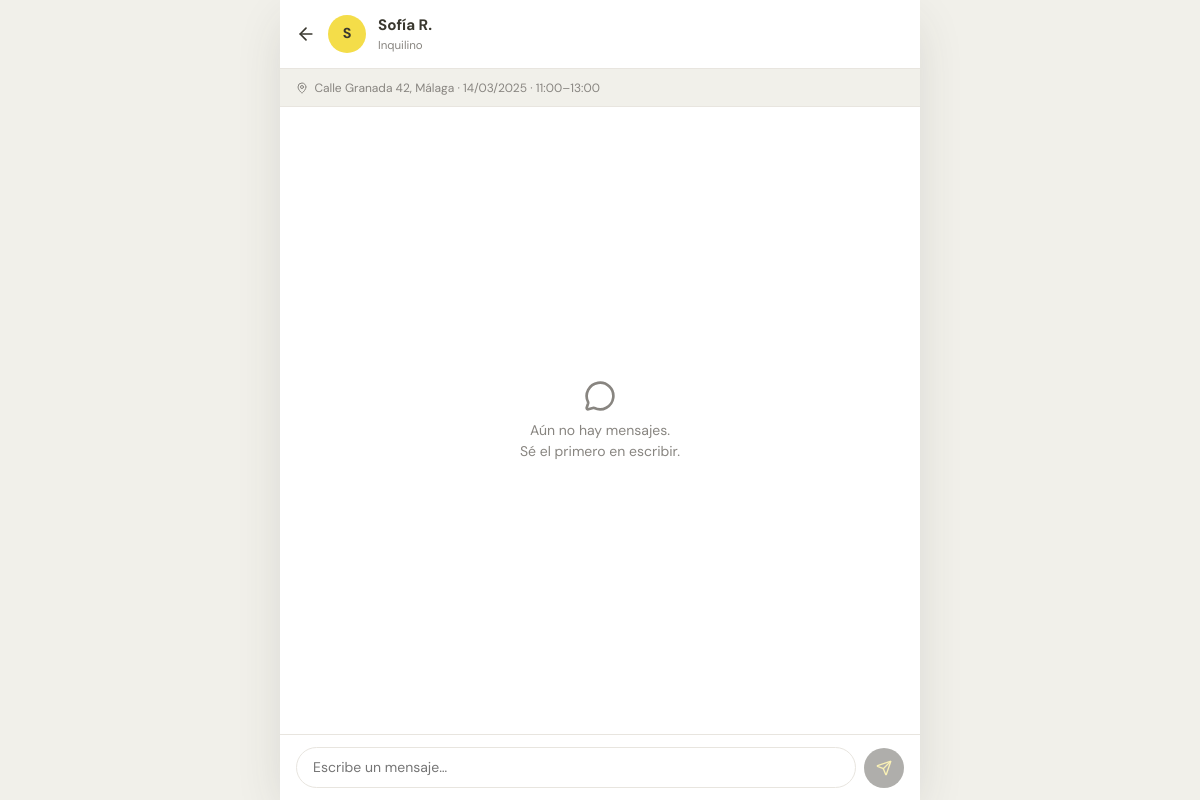
Page /backend/chat/chat.php?id_reserva=5 (signed in) on the committed database.
### tables this page shows
CREATE TABLE RESERVA (
    ID_reserva   INT           AUTO_INCREMENT PRIMARY KEY,
    DNI          VARCHAR(20),
    ID_plaza     INT,
    Precio       DECIMAL(10,2),
    Duracion     INT,
    Hora_entrada TIME,
    Hora_salida  TIME,
    Fecha        DATE,
    Estado       ENUM('pendiente','confirmada','cancelada') NOT NULL DEFAULT 'pendiente',
    CONSTRAINT fk_reserva_usuario
        FOREIGN KEY (DNI)      REFERENCES USUARIO(DNI)    ON DELETE CASCADE,
    CONSTRAINT fk_reserva_plaza
        FOREIGN KEY (ID_plaza) REFERENCES PLAZA(ID_plaza) ON DELETE CASCADE
);

CREATE TABLE USUARIO (
    DNI                   VARCHAR(20)  PRIMARY KEY,
    Nombre                VARCHAR(100) NOT NULL,
    Apellidos             VARCHAR(150) NOT NULL,
    Direccion             VARCHAR(200),
    Foto                  MEDIUMTEXT,               
    Telefono              VARCHAR(20),
    Email                 VARCHAR(100) UNIQUE,
    Contrasena_encriptada VARCHAR(255) NOT NULL,
    Token_pago            VARCHAR(255),
    token                 VARCHAR(64),
    confirmado            TINYINT(1)   NOT NULL DEFAULT 0
);

CREATE TABLE PLAZA (
    ID_plaza    INT           AUTO_INCREMENT PRIMARY KEY,
    DNI         VARCHAR(20),
    Direccion   VARCHAR(200),
    Foto        MEDIUMTEXT,                       
    Ancho       DECIMAL(5,2),
    Largo       DECIMAL(5,2),
    Descripcion TEXT,
    Escritura   VARCHAR(255),
    Precio      DECIMAL(10,2) NULL,
    Ubicacion   VARCHAR(20)   NULL,
    Extras      VARCHAR(200)  NULL,
    Lat         DECIMAL(10,7) NULL,
    Lng         DECIMAL(10,7) NULL,
    CONSTRAINT fk_plaza_usuario
        FOREIGN KEY (DNI) REFERENCES USUARIO(DNI) ON DELETE CASCADE
);

### backend/chat/chat.php (the view, shortened to what this page needs)
<?php
require_once '../sesion/conexion.php';
$id_reserva = isset($_GET['id_reserva']) ? (int)$_GET['id_reserva'] : 0;
$dni = $_SESSION['dni'] ?? '';
$stmt = $_conexion->prepare(
    "SELECT r.ID_reserva, r.DNI AS dni_inquilino, r.Fecha, r.Hora_entrada, r.Hora_salida,
            p.DNI AS dni_propietario, p.Direccion,
            u_i.Nombre AS nombre_inquilino, u_i.Apellidos AS apellidos_inquilino,
            u_p.Nombre AS nombre_propietario, u_p.Apellidos AS apellidos_propietario
     FROM RESERVA r
     JOIN PLAZA p ON r.ID_plaza = p.ID_plaza
     JOIN USUARIO u_i ON r.DNI = u_i.DNI
     JOIN USUARIO u_p ON p.DNI = u_p.DNI
     WHERE r.ID_reserva = ? AND (r.DNI = ? OR p.DNI = ?)"
);
$stmt->bind_param('iss', $id_reserva, $dni, $dni);
$stmt->execute();
$reserva = $stmt->get_result()->fetch_assoc();
$yoSoyInquilino = $dni === $reserva['dni_inquilino'];
$nombreOtro = $yoSoyInquilino
    ? $reserva['nombre_propietario'] . ' ' . mb_substr($reserva['apellidos_propietario'], 0, 1) . '.'
    : $reserva['nombre_inquilino']   . ' ' . mb_substr($reserva['apellidos_inquilino'],   0, 1) . '.';
?>
<!DOCTYPE html>
<html lang="es">
<head>
    <link rel="stylesheet" href="../app.css">
</head>
<body>
<div class="chat-layout">
    <div class="chat-header">
        <a href="javascript:history.back()" class="chat-back">
            <i data-lucide="arrow-left" width="20" height="20"></i>
        </a>
        <div class="chat-avatar"><?php echo mb_strtoupper(mb_substr($nombreOtro, 0, 1)); ?></div>
        <div class="chat-header-info">
            <p class="chat-header-name"><?php echo htmlspecialchars($nombreOtro); ?></p>
            <p class="chat-header-sub"><?php echo $yoSoyInquilino ? 'Propietario de la plaza' : 'Inquilino'; ?></p>
        </div>
    </div>
    <div class="reserva-banner">
        <i data-lucide="map-pin" width="12" height="12"></i>
        <?php echo htmlspecialchars($reserva['Direccion']); ?> &middot;
        <?php echo date('d/m/Y', strtotime($reserva['Fecha'])); ?> &middot;
        <?php echo substr($reserva['Hora_entrada'], 0, 5); ?>–<?php echo substr($reserva['Hora_salida'], 0, 5); ?>
    </div>
    <div class="chat-messages" id="chatMessages">
        <div class="chat-empty" id="chatEmpty">
            <i data-lucide="message-circle" width="32" height="32"></i>
            <p>Aún no hay mensajes.<br>Sé el primero en escribir.</p>
        </div>
    </div>
    <div class="chat-input-wrap">
        <textarea class="chat-textarea" id="msgInput" placeholder="Escribe un mensaje…" rows="1"
                  maxlength="1000"></textarea>
        <button class="chat-send" id="sendBtn" disabled>
            <i data-lucide="send" width="16" height="16"></i>
        </button>
    </div>
</div>
</body>
</html>

### backend/app.css (style rules this page uses)
:root { --brand-yellow: #f4dd49; --brand-dark: #3a382f; --brand-grey: #cfccc4; --brand-bg: #f1f0ea; --bg: #ffffff; --text: var(--brand-dark); --text-muted: #888580; --border: #e8e5df; --accent: var(--brand-yellow); --accent-focus: rgba(244, 221, 73, 0.25); --radius: 12px; --navbar-h: 72px; --shadow-sm: 0 1px 3px rgba(58,56,47,0.08), 0 4px 12px rgba(58,56,47,0.05); --shadow-md: 0 8px 24px -4px rgba(58,56,47,0.12), 0 2px 8px rgba(58,56,47,0.06); --shadow-lg: 0 16px 48px -8px rgba(58,56,47,0.16); --safe-top: env(safe-area-inset-top, 0); --safe-bottom: env(safe-area-inset-bottom, 0); --safe-left: env(safe-area-inset-left, 0); --safe-right: env(safe-area-inset-right, 0); }
* { box-sizing: border-box; }
html { -webkit-text-size-adjust: 100%; }
body { margin: 0; padding: 0; min-height: 100vh; font-family: 'DM Sans', -apple-system, BlinkMacSystemFont, sans-serif; font-size: 16px; line-height: 1.5; color: var(--text); background: var(--bg); -webkit-font-smoothing: antialiased; padding-left: var(--safe-left); padding-right: var(--safe-right); }
@media (min-width: 431px) { body { background: var(--brand-bg); } }

### backend/chat/chat.php (style rules this page uses)
* { box-sizing: border-box; }
body { background: var(--brand-bg); margin:0; font-family:'DM Sans',sans-serif; }
.chat-layout { display:flex; flex-direction:column; height: 100dvh; max-width: 640px; margin:0 auto; background:#fff; box-shadow: var(--shadow-lg); }
.chat-header { display:flex; align-items:center; gap:0.75rem; padding:0.875rem 1rem; border-bottom:1px solid var(--border); background:#fff; flex-shrink:0; position:sticky; top:0; z-index:10; }
.chat-back { color:var(--brand-dark); text-decoration:none; display:flex; align-items:center; }
.chat-avatar { width:38px; height:38px; border-radius:50%; background:var(--brand-yellow); display:flex; align-items:center; justify-content:center; font-weight:700; font-size:0.9rem; color:var(--brand-dark); flex-shrink:0; }
.chat-header-info { flex:1; min-width:0; }
.chat-header-name { font-size:0.95rem; font-weight:700; color:var(--brand-dark); margin:0; white-space:nowrap; overflow:hidden; text-overflow:ellipsis; }
.chat-header-sub { font-size:0.72rem; color:var(--text-muted); margin:0; white-space:nowrap; overflow:hidden; text-overflow:ellipsis; }
.chat-messages { flex:1; overflow-y:auto; padding:1rem; display:flex; flex-direction:column; gap:0.5rem; scroll-behavior:smooth; }
.chat-empty { flex:1; display:flex; flex-direction:column; align-items:center; justify-content:center; color:var(--text-muted); gap:0.5rem; padding:2rem; }
.chat-empty p { font-size:0.875rem; text-align:center; margin:0; }
.chat-input-wrap { display:flex; align-items:flex-end; gap:0.5rem; padding:0.75rem 1rem calc(0.75rem + env(safe-area-inset-bottom)); border-top:1px solid var(--border); background:#fff; flex-shrink:0; }
.chat-textarea { flex:1; border:1.5px solid var(--border); border-radius:22px; padding:0.6rem 1rem; font-family:inherit; font-size:0.875rem; color:var(--brand-dark); resize:none; min-height:40px; max-height:120px; overflow-y:auto; line-height:1.4; transition:border-color 0.15s; }
.chat-send { width:40px; height:40px; border-radius:50%; background:var(--brand-dark); border:none; cursor:pointer; display:flex; align-items:center; justify-content:center; flex-shrink:0; transition:background 0.15s, transform 0.1s; color:var(--brand-yellow); }
.chat-send:disabled { opacity:0.4; cursor:not-allowed; }
.reserva-banner { background:var(--brand-bg); border-bottom:1px solid var(--border); padding:0.6rem 1rem; font-size:0.75rem; color:var(--text-muted); display:flex; align-items:center; gap:0.4rem; flex-shrink:0; }
@media (min-width:640px) { .chat-layout { height:100vh; border-radius:0; } }

### rows in the picture
reserva: DNI.Apellidos "S", DNI.Apellidos "Sofía R.", ID_plaza.Direccion "Calle Granada 42, Málaga", Fecha "14/03/2025", Hora_entrada "11:00", Hora_salida "13:00"
